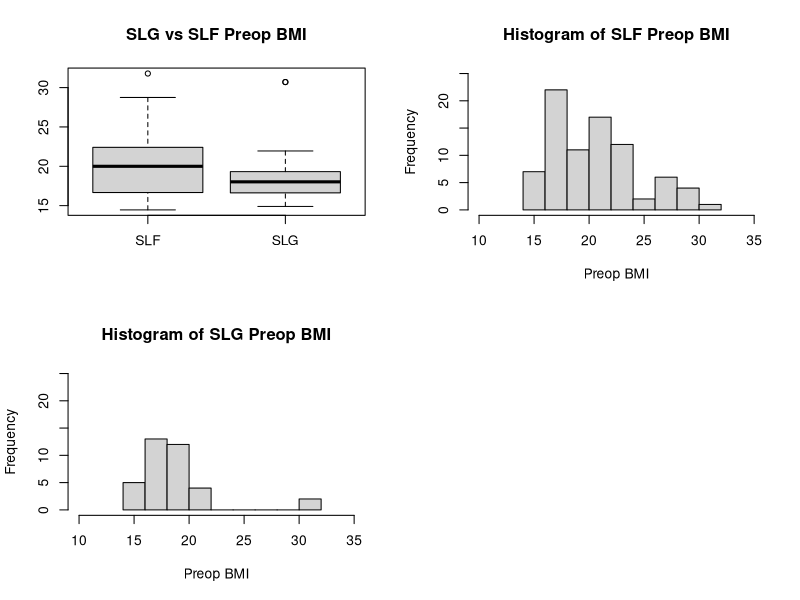
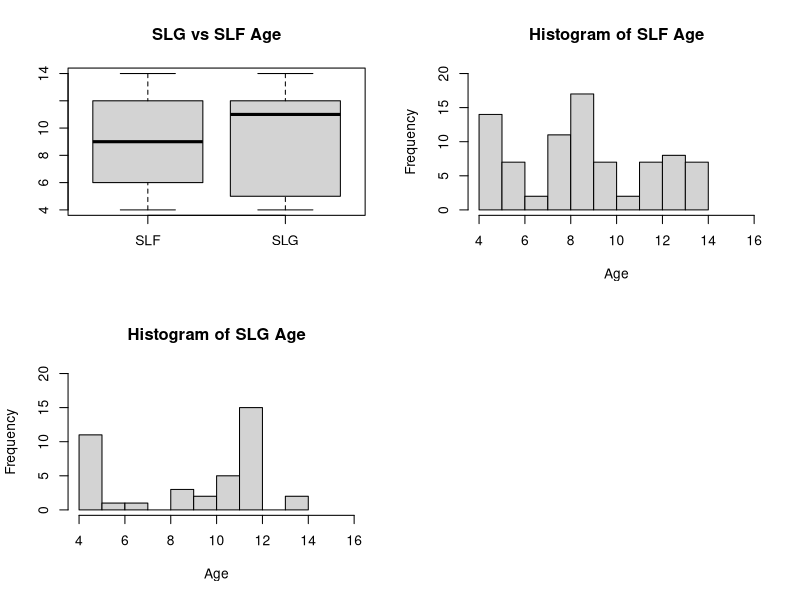

Write R code to recreate these figures, in order. (Note: this script raises an error after producing the figures.)
setwd("c:/MercyShips/Coding/Projects/OrthoAnalysis")

                                        # Reading in data
data <- read.csv("OR2026DataSelected.csv")

                                        # Comparing SLG and 
####################################################################################


                                        # SLG vs SLF preop BMI
par(mfrow = c(2, 2))
boxplot(data$preopBMI[grepl("SLF", data$ID)], data$preopBMI[grepl("SLG", data$ID)], names = c("SLF", "SLG"), main = "SLG vs SLF Preop BMI")
hist(data$preopBMI[grepl("SLF", data$ID)], xlim = c(10,35), ylim = c(0,25), breaks = 10, xlab = "Preop BMI", main = "Histogram of SLF Preop BMI")
hist(data$preopBMI[grepl("SLG", data$ID)], xlim = c(10,35), ylim = c(0,25), breaks = 10, xlab = "Preop BMI", main = "Histogram of SLG Preop BMI")
t.test(data$preopBMI[grepl("SLF", data$ID)], data$preopBMI[grepl("SLG", data$ID)])


                                        # SLG vs SLF age
par(mfrow = c(2, 2))
boxplot(data$age[grepl("SLF", data$ID)], data$age[grepl("SLG", data$ID)], names = c("SLF", "SLG"), main = "SLG vs SLF Age")
hist(data$age[grepl("SLF", data$ID)], xlim = c(4,16), ylim = c(0,20), breaks = 10, xlab = "Age", main = "Histogram of SLF Age")
hist(data$age[grepl("SLG", data$ID)], xlim = c(4,16), ylim = c(0,20), breaks = 10, xlab = "Age", main = "Histogram of SLG Age")
t.test(data$age[grepl("SLF", data$ID)], data$age[grepl("SLG", data$ID)])


                                        # SLG vs SLF sex
par(mfrow = c(1, 2))
barplot(data$sex[grepl("SLF", data$ID)])
barplot(data$sex[grepl("SLG", data$ID)])
barplot(table(data$sex[grepl("SLF", data$ID)]))
table(data$sex[grepl("SLG", data$ID)])


                                        # alignment linear model
modelAlign <- lm(oneyearAlign ~ age + preopBMI + sex + preopAlign, data = data)
summary(modelAlign)

plot(data$age, data$preopAlign - data$oneyearAlign)

as.numeric(data$sex[grepl("SLG", data$ID)])
